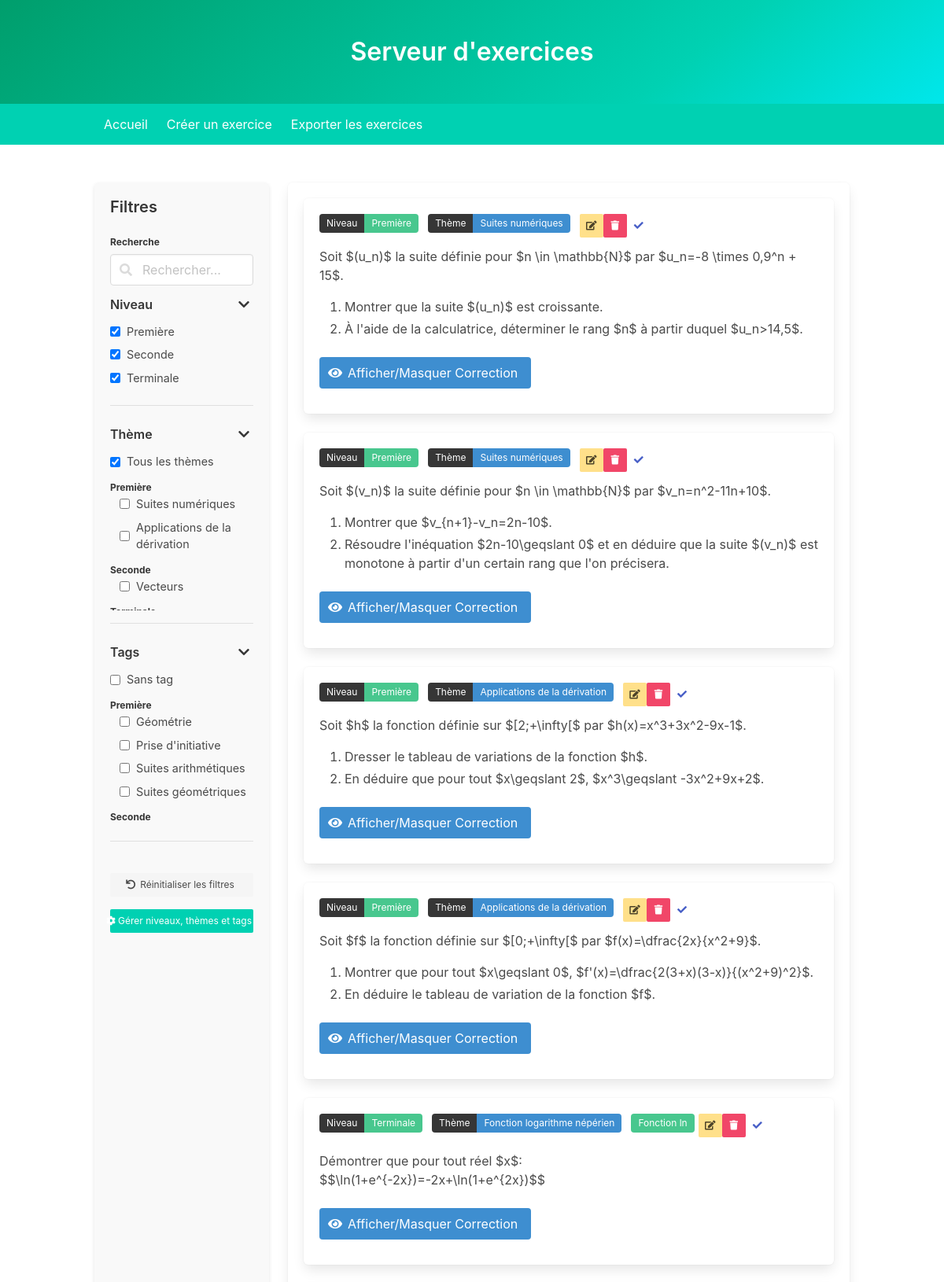
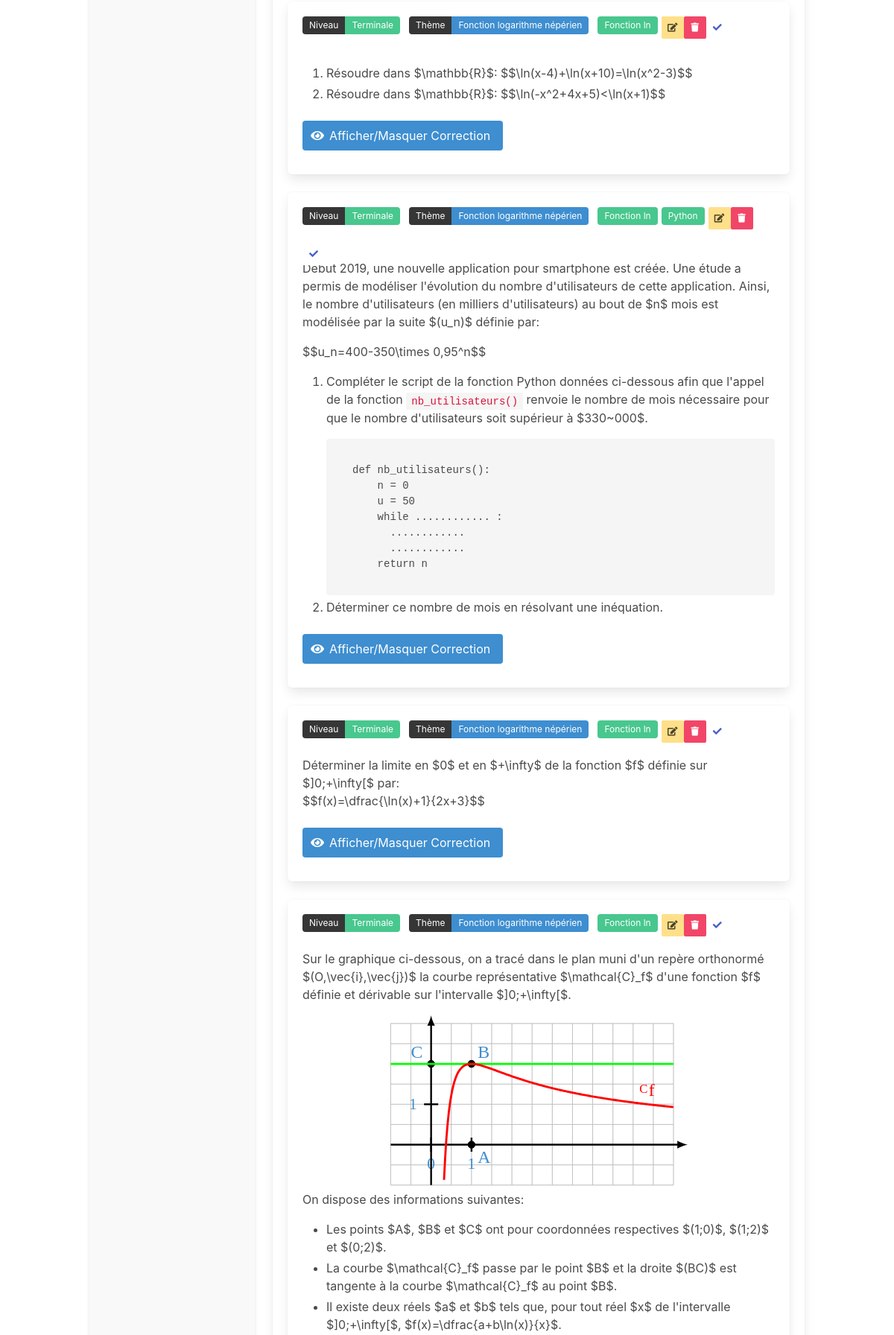
The page / (upper part) on the database its author committed (2 pictures, top to bottom).
### src/models/entities.py (models this page shows, shortened)
class Level(db.Model):
    __tablename__ = 'levels'
    id = db.Column(db.Integer, primary_key=True)
    name = db.Column(db.String, nullable=False, unique=True)
    themes = db.relationship('Theme', backref='level', lazy=True)
    tags = db.relationship('Tag', backref='level', lazy=True)
    exercices = db.relationship('Exercice', backref='level_rel', lazy=True)

class Theme(db.Model):
    __tablename__ = 'themes'
    id = db.Column(db.Integer, primary_key=True)
    name = db.Column(db.String, nullable=False)
    level_id = db.Column(db.Integer, db.ForeignKey('levels.id', name='fk_theme_level'), nullable=False)
    exercices = db.relationship('Exercice', backref='theme_rel', lazy=True)
    __table_args__ = (db.UniqueConstraint('name', 'level_id', name='uq_theme_name_level'),)

class Tag(db.Model):
    __tablename__ = 'tags'
    id = db.Column(db.Integer, primary_key=True)
    name = db.Column(db.String, nullable=False)
    level_id = db.Column(db.Integer, db.ForeignKey('levels.id', name='fk_tag_level'), nullable=False)  # Maintenant non nullable
    __table_args__ = (db.UniqueConstraint('name', 'level_id', name='uq_tag_name_level'),)  # Modifié

class Exercice(db.Model):
    __tablename__ = 'exercices'
    id = db.Column(db.Integer, primary_key=True, autoincrement=True)
    level_id = db.Column(db.Integer, db.ForeignKey('levels.id', name='fk_exercice_level'), nullable=False)  # Maintenant non nullable
    theme_id = db.Column(db.Integer, db.ForeignKey('themes.id', name='fk_exercice_theme'), nullable=False)  # Maintenant non nullable
    content = db.Column(db.Text, nullable=False)
    latex_code = db.Column(db.Text, nullable=False)
    correction = db.Column(db.Text, nullable=False)
    latex_correction = db.Column(db.Text, nullable=False)
    tags = db.relationship('Tag', secondary=exercice_tags, lazy='subquery',
                           backref=db.backref('exercices', lazy=True))

### src/routes/main_routes.py (the view)
@main_bp.route('/')
def home():
    exercices = Exercice.query.all()
    selected_exercises = []
    levels = Level.query.order_by(Level.name).all()
    return render_template('index.html', exercices=exercices, selected_exercises=selected_exercises, levels=levels)

### src/templates/index.html (shortened to what this page needs)
{% extends "base.html" %}
{% set dev_mode = true %}
{% block head %}
    <link rel="stylesheet" href="https://cdnjs.cloudflare.com/ajax/libs/bulma/0.9.3/css/bulma.min.css">
    <link rel="stylesheet" href="https://cdnjs.cloudflare.com/ajax/libs/font-awesome/5.15.4/css/all.min.css">
{% endblock %}
{% block content %}
<div class="container">
    <div class="columns">
        <div class="column is-one-quarter">
            <div class="filter-panel">
                <h3 class="title is-5">Filtres</h3>
                <div class="field search-input">
                    <label class="label is-small">Recherche</label>
                    <div class="control has-icons-left">
                        <input id="search-filter" class="input" type="text" placeholder="Rechercher...">
                        <span class="icon is-small is-left">
                        </span>
                    </div>
                </div>
                <div class="filter-section">
                    <div class="filter-header" onclick="toggleFilterSection(this)">
                        <span>Niveau</span>
                        <span class="icon"><i class="fas fa-chevron-down"></i></span>
                    </div>
                    <div class="filter-content">
                        {% for level in levels %}
                        <label class="checkbox-container">
                            <input type="checkbox" class="level-filter" value="{{ level.id }}" data-name="{{ level.name }}" checked="{{ request.args.get('level_id') == level.id|string or not request.args.get('level_id') }}">
                            {{ level.name }}
                        </label>
                        {% endfor %}
                    </div>
                </div>
                <div class="filter-section">
                    <div class="filter-header" onclick="toggleFilterSection(this)">
                        <span>Thème</span>
                        <span class="icon"><i class="fas fa-chevron-down"></i></span>
                    </div>
                    <div class="filter-content">
                        <label class="checkbox-container">
                            <input type="checkbox" class="theme-filter" value="all" checked="{{ not request.args.get('theme_id') or request.args.get('theme_id') == 'all' }}">
                            Tous les thèmes
                        </label>
                        {% for level in levels %}
                        <div class="theme-level-group" data-level-id="{{ level.id }}">
                            <strong class="is-size-7">{{ level.name }}</strong>
                            {% for theme in level.themes %}
                            <label class="checkbox-container ml-3">
                                <input type="checkbox" class="theme-filter" value="{{ theme.id }}" data-level-id="{{ level.id }}" data-name="{{ theme.name }}" {{ 'checked' if request.args.get('theme_id') == theme.id|string }}>
                                {{ theme.name }}
                            </label>
                            {% endfor %}
                        </div>
                        {% endfor %}
                    </div>
                </div>
                <div class="filter-section">
                    <div class="filter-header" onclick="toggleFilterSection(this)">
                        <span>Tags</span>
                        <span class="icon"><i class="fas fa-chevron-down"></i></span>
                    </div>
                    <div class="filter-content">
                        <label class="checkbox-container">
                            <input type="checkbox" class="tag-filter" value="no_tags">
                            Sans tag
                        </label>
                        {% for level in levels %}
                        <div class="tag-level-group" data-level-id="{{ level.id }}">
                            <strong class="is-size-7">{{ level.name }}</strong>
                            {% for tag in level.tags %}
                            <label class="checkbox-container ml-3">
                                <input type="checkbox" class="tag-filter" value="{{ tag.id }}" data-level-id="{{ level.id }}" data-name="{{ tag.name }}">
                                {{ tag.name }}
                            </label>
                            {% endfor %}
                        </div>
                        {% endfor %}
                    </div>
                </div>
                <button id="reset-filters" class="button is-light is-small filter-reset">
                    <span class="icon is-small">
                        <i class="fas fa-undo"></i>
                    </span>
                    <span>Réinitialiser les filtres</span>
                </button>
                {% if dev_mode %}
                <a href="{{ url_for('main.manage_metadata') }}" class="button is-primary is-small is-fullwidth mt-4">
                    <span class="icon is-small">
                        <i class="fas fa-cog"></i>
                    </span>
                    <span>Gérer niveaux, thèmes et tags</span>
                </a>
                {% endif %}
            </div>
        </div>
        <div class="column">
            <div class="box">
                <div class="columns is-multiline">
                    {% for exercice in exercices %}
                        <div class="column is-full exercise-item"
                            data-level-id="{{ exercice.level_id }}"
                            data-level-name="{{ exercice.level_rel.name }}"
                            data-theme-id="{{ exercice.theme_id }}"
                            data-theme-name="{{ exercice.theme_rel.name }}"
                            data-tags-ids="{% for tag in exercice.tags %}{{ tag.id }}{% if not loop.last %},{% endif %}{% endfor %}"
                            data-tags-names="{% for tag in exercice.tags %}{{ tag.name }}{% if not loop.last %},{% endif %}{% endfor %}">
                            <div class="box {% if exercice.id in selected_exercises %}has-background-primary{% endif %}">
                                <div class="field is-grouped is-grouped-multiline">
                                    <div class="control">
                                        <div class="tags has-addons">
                                            <span class="tag is-dark">Niveau</span>
                                            <span class="tag is-success">{{ exercice.level_rel.name }}</span>
                                        </div>
                                    </div>
                                    <div class="control">
                                        <div class="tags has-addons">
                                            <span class="tag is-dark">Thème</span>
                                            <span class="tag is-info">{{ exercice.theme_rel.name }}</span>
                                        </div>
                                    </div>
                                    <div class="tags">
                                        {% for tag in exercice.tags %}
                                        <span class="tag is-success" style="margin-right: 5px;">{{ tag.name }}</span>
                                        {% endfor %}
                                    </div>
                                    {% if dev_mode %}
                                    <div class="field is-pulled-right">
                                        <a class="button is-small is-warning" href="{{ url_for('exercise.edit', id=exercice.id) }}">
                                            <span class="icon is-small">
                                                <i class="fas fa-edit"></i>
                                            </span>
                                        </a>
                                    </div>
                                    <div class="field is-pulled-right">
                                        <button class="button is-small is-danger" onclick="document.getElementById('deleteModal-{{ exercice.id }}').classList.add('is-active')">
                                            <span class="icon is-small">
                                                <i class="fas fa-trash"></i>
                                            </span>
                                        </button>
                                    </div>
                                    {% endif %}
                                    <div class="field is-pulled-right">
                                        <form id="selectExerciseForm-{{ exercice.id }}" action="{{ url_for('export.select') }}" method="post" style="display:inline;">
                                            <div class="tags has-addons">
                                                <button class="button is-small is-link is-inverted" type="submit">
                                                    <span class="icon is-small">
                                                        <i class="fas {{ 'fa-times' if exercice.id in selected_exercises else 'fa-check' }}"></i>
                                                    </span>
                                                </button>
                                            </div>
                                        </form>
                                    </div>
                                </div>
                                <div class="content">{{ exercice.content | safe }}</div>
                                <div class="field">
                                    <button class="button is-info" onclick="document.getElementById('correction-{{ loop.index }}').classList.toggle('is-hidden')">
                                        <span class="icon is-small">
                                            <i class="fas fa-eye"></i>
                                        </span>
                                        <span>Afficher/Masquer Correction</span>
                                    </button>
                                </div>
                            </div>
                        </div>
                    {% endfor %}
                </div>
            </div>
        </div>
    </div>
</div>
{% endblock %}

### src/templates/base.html (style rules this page uses)
pre { background-color: #f5f5f5; border-radius: 4px; padding: 1em; margin: 1em 0; overflow: auto; }
pre code { font-family: 'Courier New', Courier, monospace; font-size: 14px; line-height: 1.5; }
.content pre code.python { display: block; padding: 1em; border-radius: 4px; background-color: #f5f5f5; }

### src/templates/index.html (style rules this page uses)
.filter-panel { background-color: #f9f9f9; border-radius: 6px; box-shadow: 0 2px 5px rgba(10,10,10,0.1); padding: 1.25rem; height: 100%; position: sticky; top: 20px; }
.filter-section { margin-bottom: 1.5rem; border-bottom: 1px solid #e0e0e0; padding-bottom: 1rem; }
.filter-header { display: flex; justify-content: space-between; align-items: center; cursor: pointer; margin-bottom: 0.75rem; font-weight: 600; color: #363636; }
.filter-content { max-height: 200px; overflow-y: auto; transition: max-height 0.3s ease; }
.checkbox-container { display: flex; align-items: center; margin-bottom: 0.5rem; font-size: 0.9rem; }
.checkbox-container input[type="checkbox"] { margin-right: 0.5rem; }
.search-input { margin-bottom: 1.5rem; }
.exercise-item { transition: transform 0.2s ease, box-shadow 0.2s ease; }
.filter-reset { width: 100%; margin-top: 1rem; }
.exercise-item { transition: opacity 0.3s ease, transform 0.3s ease, box-shadow 0.3s ease; }

### rows shown on the page
Level: name "Première"
Level: name "Seconde"
Level: name "Terminale"
Theme: name "Suites numériques"
Theme: name "Applications de la dérivation"
Theme: name "Vecteurs"
Tag: name "Géométrie"
Tag: name "Prise d'initiative"
Tag: name "Suites arithmétiques"
Tag: name "Suites géométriques"
Exercice: level_rel.name "Première", theme_rel.name "Suites numériques", content "Soit $(u_n)$ la suite définie pour $n \\in \\mathbb{N}$ par $u_n=-8 \\times 0,9^n + 15$. Montrer que la suite $(u_n)$ est croissante. À l'aide de la calculatrice, déterminer le rang $n$ à partir duquel $u_n>14,5$."
Exercice: level_rel.name "Première", theme_rel.name "Suites numériques", content "Soit $(v_n)$ la suite définie pour $n \\in \\mathbb{N}$ par $v_n=n^2-11n+10$. Montrer que $v_{n+1}-v_n=2n-10$. Résoudre l'inéquation $2n-10\\geqslant 0$ et en déduire que la suite $(v_n)$ est monotone à partir d'un certain rang que l'on précisera."
Exercice: level_rel.name "Première", theme_rel.name "Applications de la dérivation", content "Soit $h$ la fonction définie sur $[2;+\\infty[$ par $h(x)=x^3+3x^2-9x-1$. Dresser le tableau de variations de la fonction $h$. En déduire que pour tout $x\\geqslant 2$, $x^3\\geqslant -3x^2+9x+2$."
Exercice: level_rel.name "Première", theme_rel.name "Applications de la dérivation", content "Soit $f$ la fonction définie sur $[0;+\\infty[$ par $f(x)=\\dfrac{2x}{x^2+9}$. Montrer que pour tout $x\\geqslant 0$, $f'(x)=\\dfrac{2(3+x)(3-x)}{(x^2+9)^2}$. En déduire le tableau de variation de la fonction $f$."
Exercice: level_rel.name "Terminale", theme_rel.name "Fonction logarithme népérien", content "Démontrer que pour tout réel $x$: $$\\ln(1+e^{-2x})=-2x+\\ln(1+e^{2x})$$"
Tag: name "Fonction ln"
Exercice: level_rel.name "Terminale", theme_rel.name "Fonction logarithme népérien", content "Résoudre dans $\\mathbb{R}$: $$\\ln(x-4)+\\ln(x+10)=\\ln(x^2-3)$$ Résoudre dans $\\mathbb{R}$: $$\\ln(-x^2+4x+5)<\\ln(x+1)$$"
Exercice: level_rel.name "Terminale", theme_rel.name "Fonction logarithme népérien", content "Début 2019, une nouvelle application pour smartphone est créée. Une étude a permis de modéliser l'évolution du nombre d'utilisateurs de cette application. Ainsi, le nombre d'utilisateurs (en milliers d'utilisateurs) au bout de $n$ mois est modélisée par la suite $(u_n)$ définie par: $$u_n=400-350\\times 0,95^n$$ Compléter le script de la fonction Python données ci-dessous afin que l'appel de la fonction nb_utilisateurs() renvoie le nombre de mois nécessaire pour que le nombre d'utilisateurs soit supérieur à $330~000$. def nb_utilisateurs(): n = 0 u = 50 while ............ : ............ ............ return n Déterminer ce nombre de mois en résolvant une inéquation."
Tag: name "Python"
Exercice: level_rel.name "Terminale", theme_rel.name "Fonction logarithme népérien", content "Déterminer la limite en $0$ et en $+\\infty$ de la fonction $f$ définie sur $]0;+\\infty[$ par: $$f(x)=\\dfrac{\\ln(x)+1}{2x+3}$$"
Exercice: level_rel.name "Terminale", theme_rel.name "Fonction logarithme népérien", content "Sur le graphique ci-dessous, on a tracé dans le plan muni d'un repère orthonormé $(O,\\vec{i},\\vec{j})$ la courbe représentative $\\mathcal{C}_f$ d'une fonction $f$ définie et dérivable sur l'intervalle $]0;+\\infty[$. 0 1 1 A B C C f On dispose des informations suivantes: Les points $A$, $B$ et $C$ ont pour coordonnées respectives $(1;0)$, $(1;2)$ et $(0;2)$. La courbe $\\mathcal{C}_f$ passe par le point $B$ et la droite $(BC)$ est tangente à la courbe $\\mathcal{C}_f$ au point $B$. Il existe deux réels $a$ et $b$ tels que, pour tout réel $x$ de l'intervalle $]0;+\\infty[$, $f(x)=\\dfrac{a+b\\ln(x)}{x}$."
